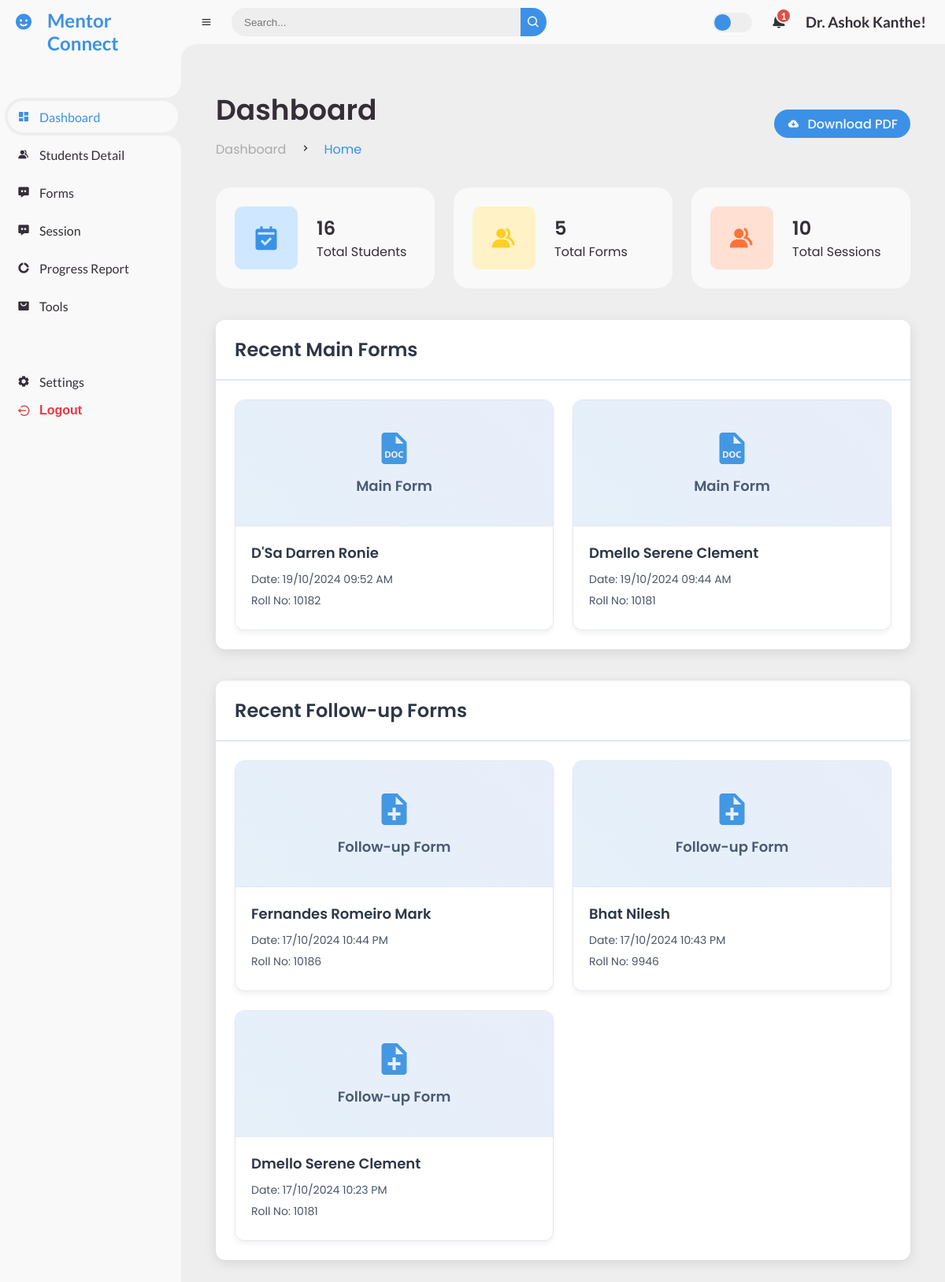
The app's page /dashboard/ (signed in), older data.
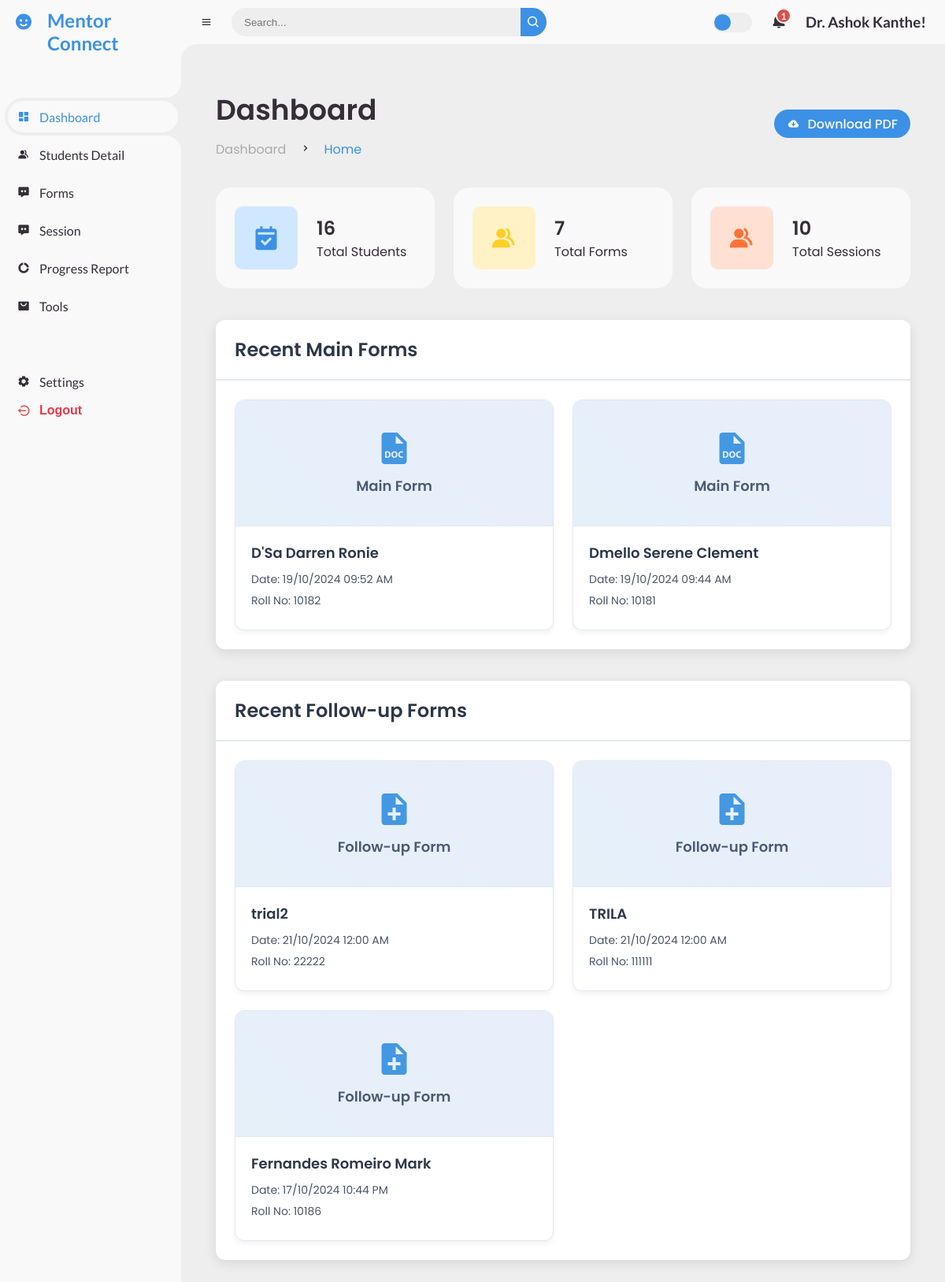
The same page, newer data.
### mentor/models.py (models this page shows, shortened)
class StudentForm(models.Model):
    student = models.ForeignKey('MentorshipData', on_delete=models.CASCADE)
    name = models.CharField(max_length=255)
    rollno = models.CharField(max_length=100, unique=True)
    mentor_name = models.CharField(max_length=255)
    atte_ise1 = models.DecimalField(max_digits=5, decimal_places=2, default=0.00)
    atte_mse = models.DecimalField(max_digits=5, decimal_places=2, default=0.00)
    attendance = models.DecimalField(max_digits=5, decimal_places=2, default=0.00)
    cts = models.DecimalField(max_digits=5, decimal_places=2, default=0.00)
    ise1 = models.DecimalField(max_digits=5, decimal_places=2, default=0.00)
    mse = models.DecimalField(max_digits=5, decimal_places=2, default=0.00)
    semcgpa = models.DecimalField(max_digits=5, decimal_places=2, default=0.00)
    counseling_dates = models.TextField(null=True, blank=True)
    question1 = models.TextField(null=True, blank=True)  # Allow NULL values
    question2 = models.TextField(null=True, blank=True)  # Allow NULL values
    question3 = models.TextField(null=True, blank=True)  # Allow NULL values
    question4 = models.TextField(null=True, blank=True)  # Allow NULL values
    question5 = models.TextField(null=True, blank=True)  # Allow NULL values
    question6 = models.TextField(null=True, blank=True)  # Allow NULL values
    question7 = models.TextField(null=True, blank=True)  # Allow NULL values
    question8 = models.TextField(null=True, blank=True)  # Allow NULL values
    question9 = models.TextField(null=True, blank=True)  # Allow NULL values
    question10 = models.TextField(null=True, blank=True)  # Allow NULL values
    question11 = models.TextField(null=True, blank=True)  # Allow NULL values
    question12 = models.TextField(null=True, blank=True)  # Allow NULL values
    Strengths = models.TextField(null=True, blank=True)
    Weakness = models.TextField(null=True, blank=True)
    Opportunities = models.TextField(null=True, blank=True)
    Challenges = models.TextField(null=True, blank=True)
    nao = models.TextField(null=True, blank=True)
    ao = models.TextField(null=True, blank=True)
    date = models.DateTimeField(default=timezone.now)
    profile_picture = models.ImageField(
        upload_to='profile_pictures/',
        blank=True,
        validators=[FileExtensionValidator(allowed_extensions=['jpg', 'jpeg', 'png'])]
    )

class StudentFollowupForm(models.Model):
    student = models.ForeignKey('MentorshipData', on_delete=models.CASCADE)
    name = models.CharField(max_length=255)
    rollno = models.CharField(max_length=100, unique=True)
    mentor_name = models.CharField(max_length=255)
    atte_ise1 = models.DecimalField(max_digits=5, decimal_places=2, default=0.00)
    atte_mse = models.DecimalField(max_digits=5, decimal_places=2, default=0.00)
    attendance = models.DecimalField(max_digits=5, decimal_places=2, default=0.00)
    ise1 = models.DecimalField(max_digits=5, decimal_places=2, default=0.00)
    mse = models.DecimalField(max_digits=5, decimal_places=2, default=0.00)
    semcgpa = models.DecimalField(max_digits=5, decimal_places=2, default=0.00)
    counseling_dates = models.TextField(null=True, blank=True)
    question1 = models.TextField(null=True, blank=True)  # Allow NULL values
    question2 = models.TextField(null=True, blank=True)  # Allow NULL values
    question3 = models.TextField(null=True, blank=True)  # Allow NULL values
    question4 = models.TextField(null=True, blank=True)  # Allow NULL values
    question5 = models.TextField(null=True, blank=True)  # Allow NULL values
    question6 = models.TextField(null=True, blank=True)  # Allow NULL values
    question7 = models.TextField(null=True, blank=True)  # Allow NULL values
    date = models.DateTimeField(default=timezone.now)
    nao = models.TextField(null=True, blank=True)
    ao = models.TextField(null=True, blank=True)

### mentor/views.py (the view)
@login_required
def mentor_dashboard(request, student_id=None):
    mentor = request.user
    students = MentorshipData.objects.filter(faculty_mentor__iexact=mentor.username.replace('_', ' '))
    total_forms = (
        StudentForm.objects.filter(student__in=students).count() +
        StudentFollowupForm.objects.filter(student__in=students).count()
    )
    total_sessions = Session.objects.filter(mentor=mentor).count()
    student = None
    if student_id:
        student = get_object_or_404(MentorshipData, id=student_id)
    recent_forms = recents(request)
    context = {
        'student': student,
        'mentor': mentor,
        'student_count': students.count(),
        'students': students,  # Pass the students to the template
        'student_names': [student.name for student in students],
        'recent_mainform': recent_forms['mainform'],
        'recent_followupform': recent_forms['followupform'],
        'total_forms': total_forms,
        'total_sessions': total_sessions,
    }
    return render(request, 'mentor_dashboard.html', context)

### mentor/templatetags/username_filters.py (called while the page is built)
@register.filter
def readable_username(value):
    return value.replace('_', ' ').title()

### mentor/views.py (called while the page is built)
@login_required
def recents(request):
    mentor = request.user
    latest_forms = StudentForm.objects.filter(mentor_name=mentor).order_by('-date')[:3]  # Now orders by both date and time
    latest_followupforms = StudentFollowupForm.objects.filter(mentor_name=mentor).order_by('-date')[:3]
    recents = {
        'mainform': latest_forms,
        'followupform': latest_followupforms
    }
    return recents

### templates/mentor_dashboard.html (shortened to what this page needs)
{% extends 'base.html' %}
{% block content %}
<div class="dashboard-container">
    <div class="head-title">
        <div class="left">
            <h1>Dashboard</h1>
            <ul class="breadcrumb">
                <li>
                    <a href="#">Dashboard</a>
                </li>
                <li><i class='bx bx-chevron-right'></i></li>
                <li>
                    <a class="active" href="#">Home</a>
                </li>
            </ul>
        </div>
        <a href="#" class="btn-download">
            <i class='bx bxs-cloud-download'></i>
            <span class="text">Download PDF</span>
        </a>
    </div>
    <ul class="box-info">
        <li>
            <a href="{% url 'form_dashboard' %}" style="text-decoration: none; color: inherit; display: contents;">
                <i class='bx bxs-calendar-check'></i>
                <span class="text">
                    <h3>{{ student_count }}</h3>
                    <p>Total Students</p>
                </span>
            </a>
        </li>
        <li>
            <a href="{% url 'form_dashboard' %}" style="text-decoration: none; color: inherit; display: contents;">
                <i class='bx bxs-group'></i>
                <span class="text">
                    <h3>{{ total_forms }}</h3>
                    <p>Total Forms</p>
                </span>
            </a>
        </li>
        <li>
            <a href="{% url 'session_list' %}" style="text-decoration: none; color: inherit; display: contents;">
                <i class='bx bxs-group'></i>
                <span class="text">
                    <h3>{{ total_sessions }}</h3>
                    <p>Total Sessions</p>
                </span>
            </a>
        </li>
    </ul>
    <div class="section-wrapper">
        <h2 class="section-title">Recent Main Forms</h2>
        <div class="section-content">
            <div class="recent">
                {% for form in recent_mainform %}
                <div class="form-item">
                    <a href="{% url 'form_student' form.student.id mentor.id %}" class="form-link">
                        <div class="form-preview">
                            <i class='bx bxs-file-doc'></i>
                            <span>Main Form</span>
                        </div>
                        <div class="form-info">
                            <h3>{{ form.name }}</h3>
                            <p>Date: {{ form.date|date:"d/m/Y h:i A" }}</p>
                            <p>Roll No: {{ form.rollno }}</p>
                        </div>
                    </a>
                </div>
                {% empty %}
                <div class="form-item no-data">
                    <p>No recent main forms available</p>
                </div>
                {% endfor %}
            </div>
        </div>
    </div>
    <div class="section-wrapper">
        <h2 class="section-title">Recent Follow-up Forms</h2>
        <div class="section-content">
            <div class="recent">
                {% for followup in recent_followupform %}
                <div class="form-item">
                    <a href="{% url 'followup_form_student' followup.student.id mentor.id %}" class="form-link">
                        <div class="form-preview">
                            <i class='bx bxs-file-plus'></i>
                            <span>Follow-up Form</span>
                        </div>
                        <div class="form-info">
                            <h3>{{ followup.name }}</h3>
                            <p>Date: {{ followup.date|date:"d/m/Y h:i A" }}</p>
                            <p>Roll No: {{ followup.rollno }}</p>
                        </div>
                    </a>
                </div>
                {% empty %}
                <div class="form-item no-data">
                    <p>No recent follow-up forms available</p>
                </div>
                {% endfor %}
            </div>
        </div>
    </div>
</div>
{% endblock %}

Row changes from the older to the newer data that the page shows:
no longer on this page (row unchanged): StudentFollowupForm: name "Bhat Nilesh", date "17/10/2024 10:43 PM", rollno "9946"
no longer on this page (row unchanged): StudentFollowupForm: name "Dmello Serene Clement", date "17/10/2024 10:23 PM", rollno "10181"
added StudentFollowupForm: name "trial2", date "21/10/2024 12:00 AM", rollno "22222"
added StudentFollowupForm: name "TRILA", date "21/10/2024 12:00 AM", rollno "111111"
Text that changed along with them:
{{ total_forms }}: "5" → "7"
